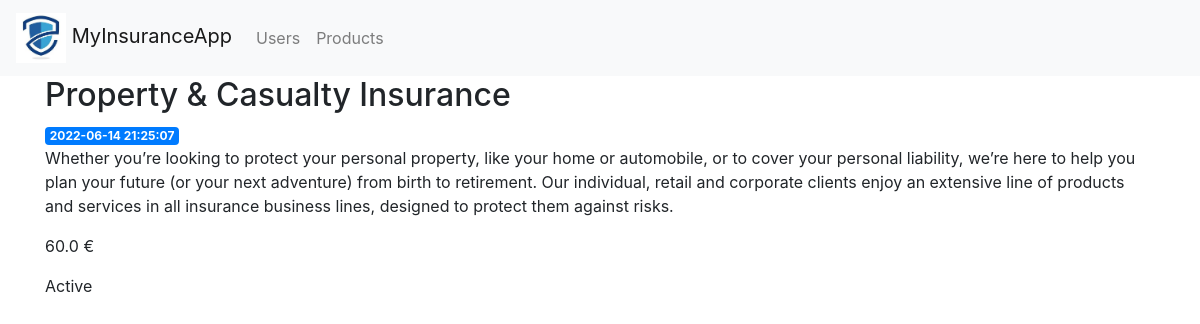
The page /products/1 on the database as committed earlier.
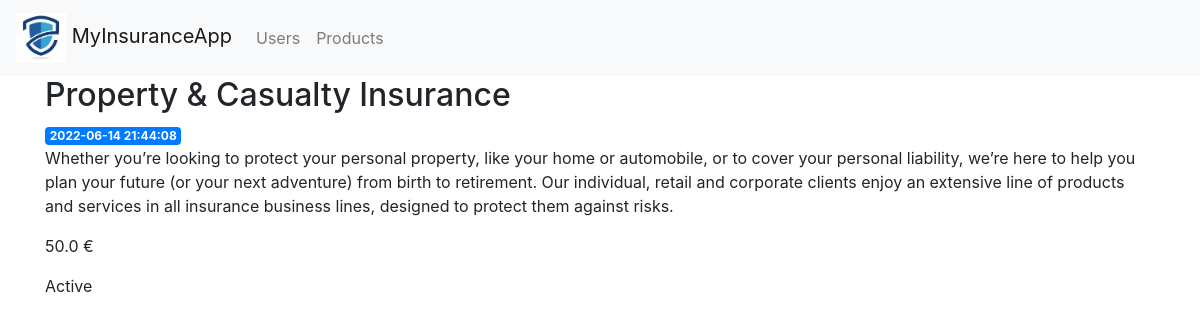
The same page on the database as committed later.
### tables this page shows
CREATE TABLE products(
    id INTEGER PRIMARY KEY AUTOINCREMENT,
    created TIMESTAMP DEFAULT CURRENT_TIMESTAMP,
    name TEXT ,
    description TEXT,
    cost float ,
    is_active boolean
);

### project/controllers/web/product_controller.py (the view)
@app.route('/products/<int:product_id>')
def product(product_id):
    theproduct = get_product(product_id)
    return render_template('product/product.html', product=theproduct)

### project/persistence/__init__.py (called while the page is built)
def dict_factory(cursor, row):
    d = {}
    for idx, col in enumerate(cursor.description):
        d[col[0]] = row[idx]
    return d

def get_db_connection():
    conn = sqlite3.connect('./database/database.db')
    conn.row_factory = dict_factory
    return conn

### project/persistence/products_dao.py (called while the page is built)
def get_product(product_id):
    conn = get_db_connection()
    product = conn.execute('SELECT * FROM products WHERE id = ?',
                        (product_id,)).fetchone()
    conn.close()
    if product is None:
        abort(404)
    return product

### project/templates/product/product.html
{% extends 'base.html' %}
{% block content %}
    <h2>{% block name %} {{ product['name'] }} {% endblock %}</h2>
    <span class="badge badge-primary">{{ product['created'] }}</span>
    <p>{{ product['description'] }}</p>
    <p>{{ product['cost'] }} €</p>
    <p>{{  'Active' if product['is_active'] else 'No active' }}</p>
{% endblock %}

Rows that differ between the two databases and show on the page:
changed products "Property & Casualty Insurance": created "2022-06-14 21:25:07" → "2022-06-14 21:44:08"; cost "60.0" → "50.0"
